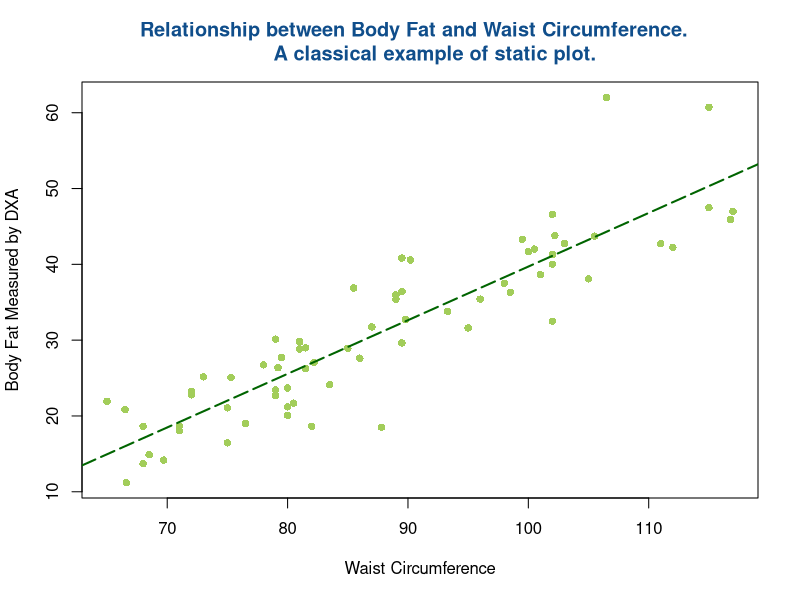

Here is the R script that generated this plot:
## ---- chunk 1
library(TH.data)
data(bodyfat)
plot(DEXfat ~ waistcirc, data=bodyfat, main="Relationship between Body Fat and Waist Circumference.  
     A classical example of static plot.", col.main="dodgerblue4", xlab="Waist Circumference", ylab="Body Fat Measured by DXA", pch=16, col="darkolivegreen3")
abline(lm(DEXfat ~ waistcirc, data=bodyfat), col="darkgreen", lty=5, lwd=2)
